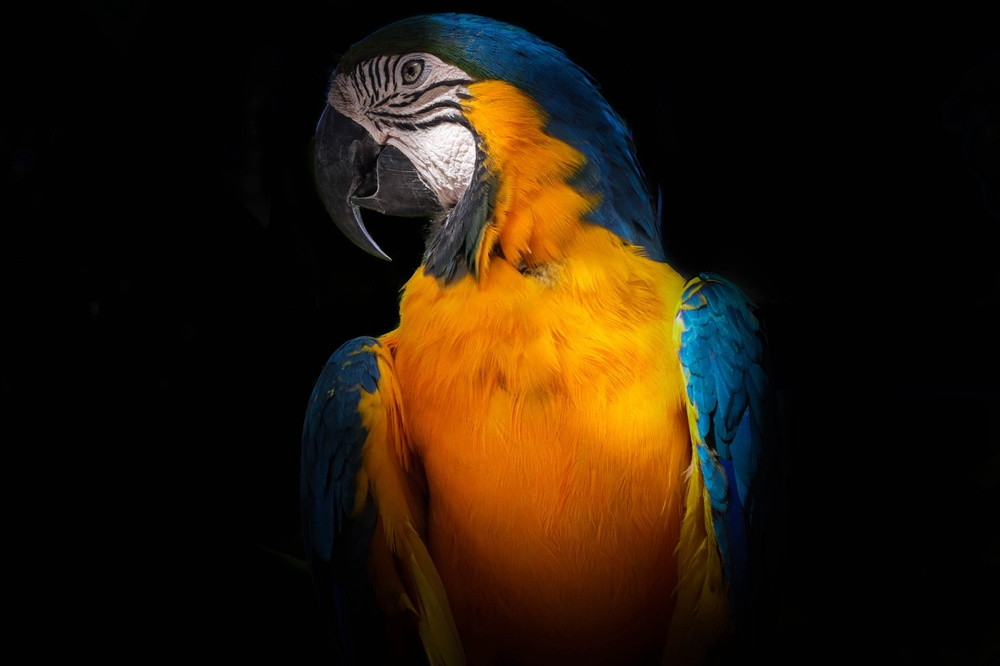
#> input picture DATA/1.jpg, 1000 x 666 px, shrunk from 2000 x 1333 before the run, given in place of the camera
$ python realtime_shape_detection.py   (older library calls are emulated)
#> lines starting #> are read from the running program, lines starting #| are printed output that depends on the picture; after the words box and inside, x2 and y2 are one past the last pixel; in counts of white or black regions, pixels touching at a corner belong together
import cv2
import numpy as np
# Connect the Camera #2
cap = cv2.VideoCapture(2)

while True:
    # Read the Frame
    _, frame = cap.read()
#> frame is the input picture: shape (666, 1000, 3); mean B, G, R 9.8, 25.5, 38.9
    O_frame = frame.copy()
    # Add Gaussian Blur
    frame = cv2.GaussianBlur(frame,(9,9),0)

    # Threshold the frame
    gray = cv2.cvtColor(frame, cv2.COLOR_BGR2GRAY)
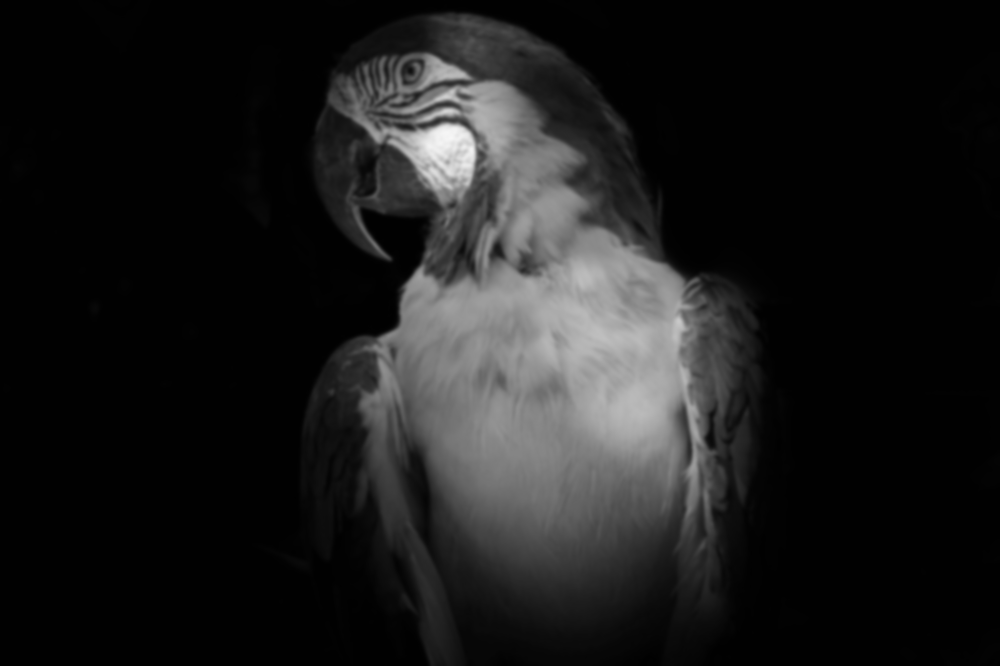
#> gray: shape (666, 1000); min 0, max 246, mean 27.7
    ret,thresh = cv2.threshold(gray,(gray.max() /2),gray.max(),cv2.THRESH_BINARY_INV)
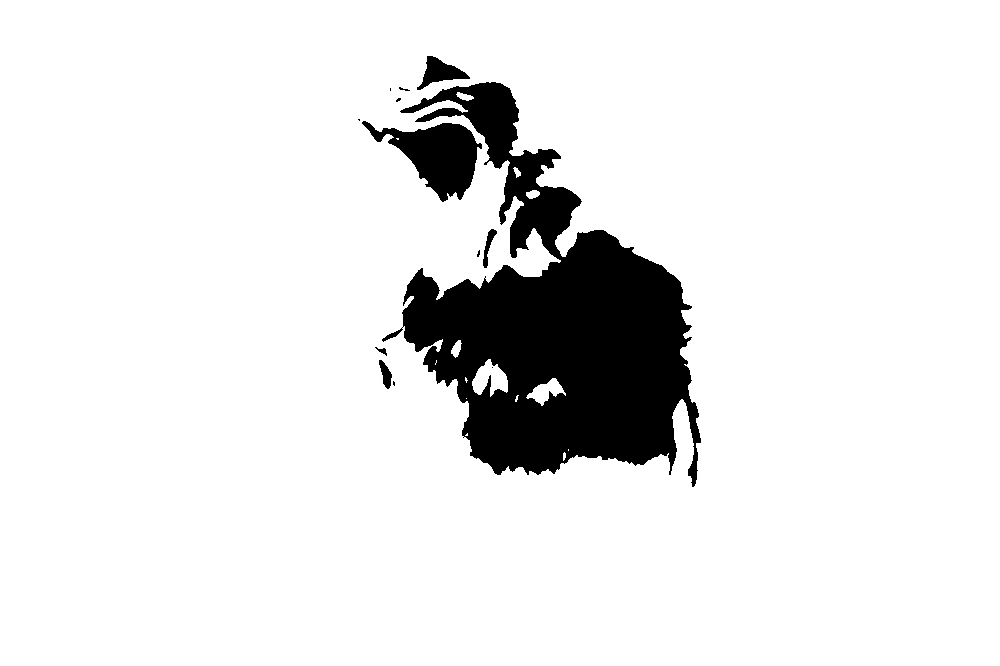
#> thresh: shape (666, 1000); values 0 (black) and 246 (white), 90.6% white; 13 black regions (7 under 20 px)
#> ret = 123

    # Contours detection
    image,contours,hierarchy = cv2.findContours(gray, cv2.RETR_TREE, cv2.CHAIN_APPROX_SIMPLE)
#> contours = 9 contours, 8 with area under 20; largest, box (x1, y1, x2, y2) and area: (0, 0, 1000, 666) 664335
    # try catch error

    try: hierarchy = hierarchy[0]
    except: hierarchy = []

    # get the shape of the image
    height, width, _ = frame.shape
#> height = 666; width = 1000

    # define the x,y and width and height from center to edge ----> the edge is 0
    min_x, min_y = width, height
#> min_x = 1000; min_y = 666
    max_x = max_y = 0

    # Find the bigest Contour
    contour_sizes = [(cv2.contourArea(contour), contour) for contour in contours]
#> contour_sizes = 9 items
    biggest_contour = max(contour_sizes, key=lambda x: x[0])[1]
#> biggest_contour = [[0, 0], [0, 665], [999, 665], [999, 0]]

    # computes the bounding box for the contour, and draws it on the frame,
    # Here, bounding rectangle is drawn with minimum area, so it considers the rotation also.
    # The function used is cv2.minAreaRect(). It returns a Box2D structure which contains following detals
    # (center (x,y), (width, height), angle of rotation ). But to draw this rectangle, we need 4 corners of the rectangle.
    # It is obtained by the function cv2.boxPoints()
    rect = cv2.minAreaRect(biggest_contour)
#> rect = ((499.5, 332.5), (665, 999), -90)
    box = cv2.boxPoints(rect)
#> box = [[999, 665], [-2.04e-14, 665], [0, 0], [999, 0]]
    box = np.int0(box)
#> box = [[999, 665], [0, 665], [0, 0], [999, 0]]

    # Find the Angle of object
    angle = round(rect[2],2)
#> angle = -90
    X = rect[0]
#> X = (499.5, 332.5)
    X_x = int(X[0])
#> X_x = 499
    X_y = int(X[1])
#> X_y = 332

    ### DRAW
    cv2.drawContours(O_frame,[box],0,(0,255,0),2)
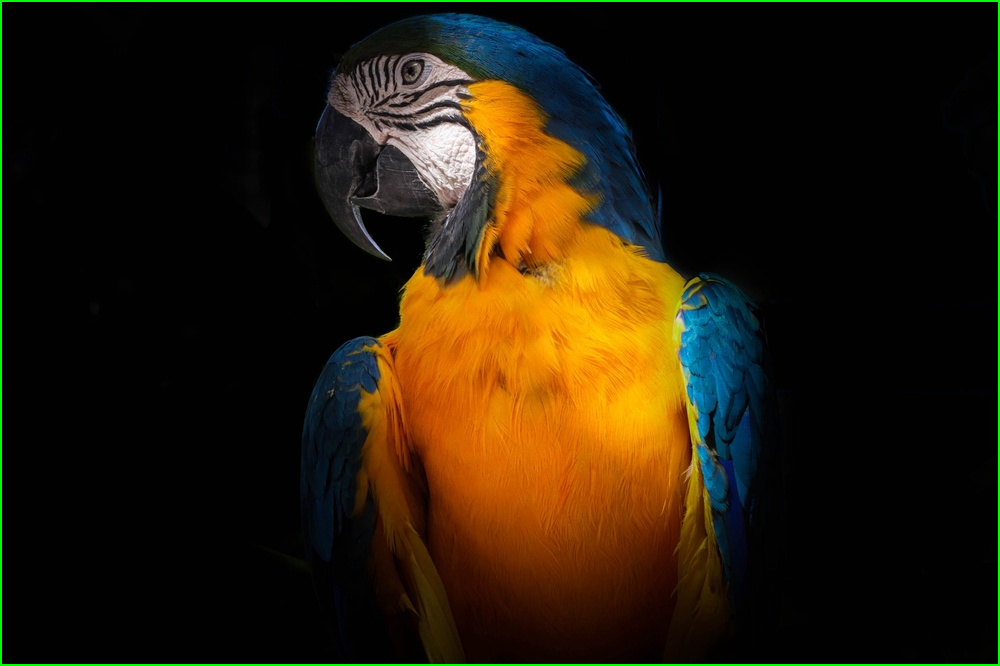
#> O_frame: shape (666, 1000, 3); 1% of pixels changed, all inside (x1, y1, x2, y2) = (0, 0, 1000, 666)

    # Put Cricle Center of Frame
    cv2.circle(O_frame,(X_x,X_y),5,(255,0,0),-1)
#> O_frame: shape (666, 1000, 3); 0.01% of pixels changed, all inside (x1, y1, x2, y2) = (494, 327, 505, 338)

    # print Angle , X, Y
    cv2.putText(O_frame,"Angle = " + str(angle),(40,40),cv2.FONT_HERSHEY_SIMPLEX,1,(0,0,0),1)
#> O_frame: shape (666, 1000, 3); mean B, G, R 9.8, 28, 38.9
    cv2.putText(O_frame,"X = " + str(X_x),(40,80),cv2.FONT_HERSHEY_SIMPLEX,1,(0,0,0),1)
#> O_frame: shape (666, 1000, 3); mean B, G, R 9.8, 28, 38.9
    cv2.putText(O_frame,"Y = " + str(X_y),(40,120),cv2.FONT_HERSHEY_SIMPLEX,1,(0,0,0),1)
#> O_frame: shape (666, 1000, 3); mean B, G, R 9.8, 28, 38.9

    # Show the Frame
    cv2.imshow("What Oprator See", O_frame)
    cv2.imshow("What Machine See", thresh)

    key = cv2.waitKey(1)
#> (key Esc is pressed here)
    if key == 27:
        break

cap.release()
cv2.destroyAllWindows()
